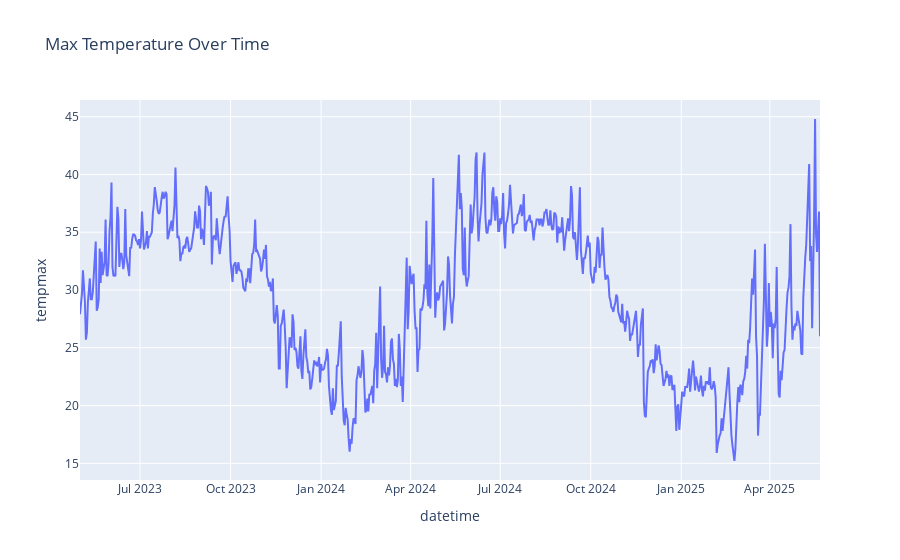
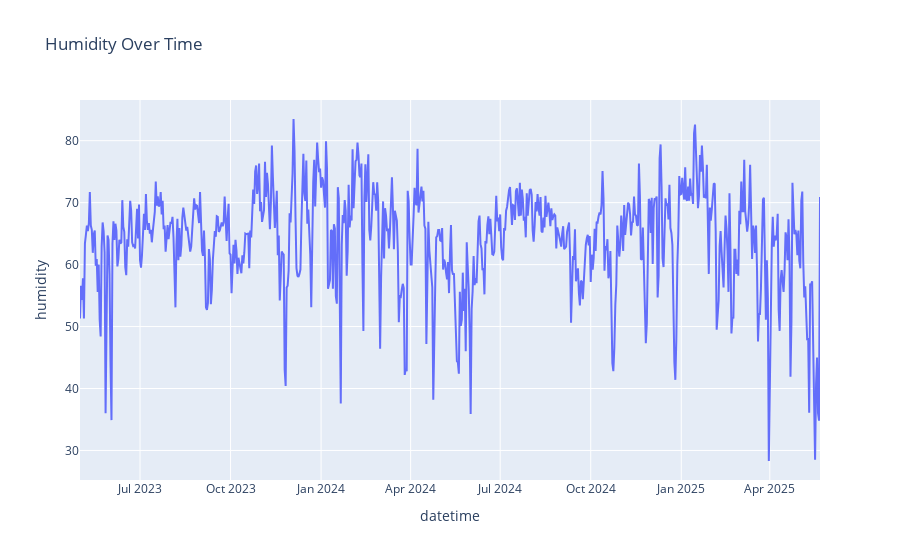

Notebook cell for these charts, in order:
### Code cell
df['datetime'] = pd.to_datetime(df['datetime'])
df = df.sort_values('datetime')

# 1.1 Line Plots
def plot_time_series(df, col, title):
    fig = px.line(df, x='datetime', y=col, title=title)
    fig.show()

plot_time_series(df, 'tempmax', 'Max Temperature Over Time')
plot_time_series(df, 'humidity', 'Humidity Over Time')
plot_time_series(df, 'sealevelpressure', 'Sea Level Pressure Over Time')
plot_time_series(df, 'cloudcover', 'Cloud Cover Over Time')

def plot_seasonal_decomposition(df, col, model='additive'):

    # Ensure 'datetime' is the index for decomposition
    decomposed = seasonal_decompose(df.set_index('datetime')[col].dropna(), model=model, period=365)  # Assuming yearly seasonality
    fig, axes = plt.subplots(nrows=4, sharex=True, figsize=(10, 8))
    decomposed.observed.plot(ax=axes[0], label='Observed')
    axes[0].legend()
    decomposed.trend.plot(ax=axes[1], label='Trend')
    axes[1].legend()
    decomposed.seasonal.plot(ax=axes[2], label='Seasonal')
    axes[2].legend()
    decomposed.resid.plot(ax=axes[3], label='Residual')
    axes[3].legend()
    plt.suptitle(f'Seasonal Decomposition of {col}', fontsize=16)
    plt.tight_layout()
    plt.show()

plot_seasonal_decomposition(df, 'tempmax')


# 1.3 Rolling Statistics
def plot_rolling_stats(df, col, window=30):  # 30-day rolling window
    rolling = df.set_index('datetime')[col].rolling(window=window)
    rolling_mean = rolling.mean()
    rolling_std = rolling.std()

    plt.figure(figsize=(10, 6))
    plt.plot(df.set_index('datetime')[col], label='Observed', color='black')
    plt.plot(rolling_mean, label=f'Rolling Mean ({window}-day)', color='red')
    plt.plot(rolling_std, label=f'Rolling Std ({window}-day)', color='blue')
    plt.title(f'Rolling Mean & Standard Deviation of {col}')
    plt.legend()
    plt.tight_layout()
    plt.show()

plot_rolling_stats(df, 'tempmax')

### Figure 1 — Plotly figure (JSON) as saved in the notebook; plotly's stock layout.template omitted (floating-point values rounded to 4 significant figures; data arrays with more than 128 entries replaced by an {"elided": "..."} marker saying what was removed)
{"data": [{"hovertemplate": "datetime=%{x}<br>tempmax=%{y}<extra></extra>", "legendgroup": "", "line": {"color": "#636efa", "dash": "solid"}, "marker": {"symbol": "circle"}, "mode": "lines", "name": "", "orientation": "v", "showlegend": false, "type": "scatter", "x": {"elided": "753 str values"}, "xaxis": "x", "y": {"elided": "753 float values"}, "yaxis": "y"}], "layout": {"autosize": true, "legend": {"tracegroupgap": 0}, "title": {"text": "Max Temperature Over Time"}, "xaxis": {"anchor": "y", "autorange": true, "domain": [0, 1], "range": ["2023-05-01", "2025-05-22"], "title": {"text": "datetime"}, "type": "date"}, "yaxis": {"anchor": "x", "autorange": true, "domain": [0, 1], "range": [13.56, 46.44], "title": {"text": "tempmax"}, "type": "linear"}}}

### Figure 2 — Plotly figure (JSON) as saved in the notebook; plotly's stock layout.template omitted (floating-point values rounded to 4 significant figures; data arrays with more than 128 entries replaced by an {"elided": "..."} marker saying what was removed)
{"data": [{"hovertemplate": "datetime=%{x}<br>humidity=%{y}<extra></extra>", "legendgroup": "", "line": {"color": "#636efa", "dash": "solid"}, "marker": {"symbol": "circle"}, "mode": "lines", "name": "", "orientation": "v", "showlegend": false, "type": "scatter", "x": {"elided": "753 str values"}, "xaxis": "x", "y": {"elided": "753 float values"}, "yaxis": "y"}], "layout": {"autosize": true, "legend": {"tracegroupgap": 0}, "title": {"text": "Humidity Over Time"}, "xaxis": {"anchor": "y", "autorange": true, "domain": [0, 1], "range": ["2023-05-01", "2025-05-22"], "title": {"text": "datetime"}, "type": "date"}, "yaxis": {"anchor": "x", "autorange": true, "domain": [0, 1], "range": [25.23, 86.57], "title": {"text": "humidity"}, "type": "linear"}}}
